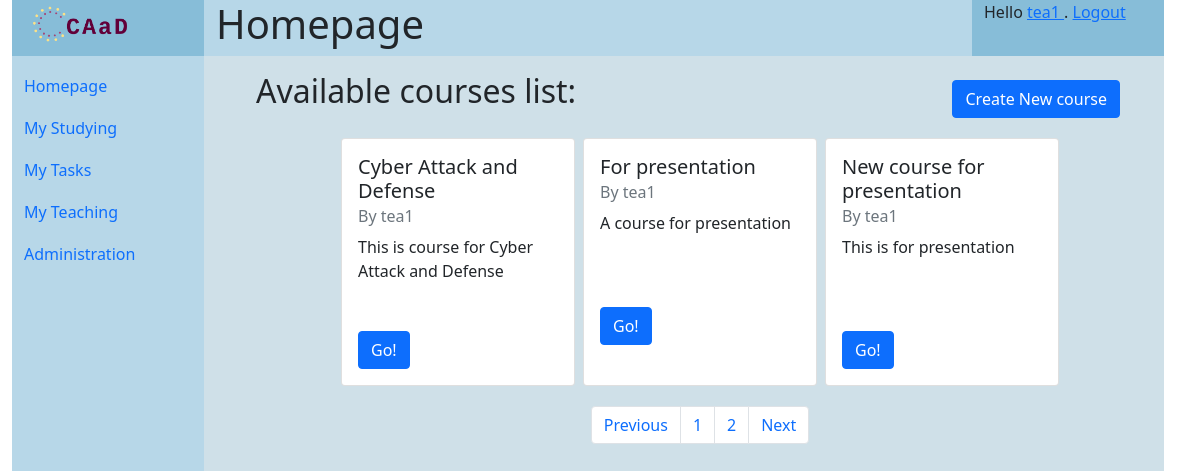
/ (signed in), run on the app's committed database.
### courses/models.py (models this page shows, shortened)
class Course(models.Model):
    name = models.CharField('course name', max_length=32)
    password = models.CharField('joining password', max_length=8)
    description = models.CharField('description', max_length=512)
    is_open = models.BooleanField("Is open to all", default=True)
    create_date = models.DateTimeField('date created up', default=now())
    creator = models.ForeignKey(User, on_delete=models.CASCADE)

### courses/views.py (the view)
# urls.py: path('', courses.views.PlatformHomepageView.as_view(), name='index'),
class PlatformHomepageView(ListView):
    queryset = Course.objects.order_by('name').filter(is_open=True).all()
    paginate_by = 3
    context_object_name = "course_list"
    template_name = "courses/index.html"
    def get_context_data(self, **kwargs):
        context = super().get_context_data(**kwargs)
        context["title"] = "Homepage"
        return context

### templates/courses/index.html
{% extends 'generics/base.html' %}
{% block content %}
<div class="list_courses m-3">
    <div class="container-fluid row">
        <h2 class="col-7">Available courses list:</h2>
        <div class="create_course col-5 d-flex justify-content-end align-items-end ">
            <a href="{% url "courses:course_create" %}" class="btn btn-primary text-wrap">
                Create New course
            </a>
        </div>
    </div>
    <div class="row">
        {% if course_list %}
            <div class="d-flex justify-content-center mt-3">
                {% for course in course_list %}
                <div class="card col-3 m-1">
                <div class="card-body">
                    <h5 class="card-title">{{ course.name }}</h5>
                    <h6 class="card-subtitle mb-2 text-muted">By {{ course.creator.username }}</h6>
                    <p class="card-text" style="height: 5rem;">{{ course.description }}</p>
                    <a href="{% url 'courses:course_homepage' course.pk %}" class="btn btn-primary">Go!</a>
                </div>
                </div>
            {% endfor %}
            </div>
        {% else %}
        <h3 class="d-flex justify-content-evenly mt-5">No courses are available for {{ title }}</h3>
        {% endif %}
    </div>
    {% if page_obj %}
    <nav aria-label="Page navigation example">
    <ul class="pagination d-flex justify-content-center m-3">
        {% if page_obj.has_previous %}
            <li class="page-item"><a class="page-link" href="?page={{ page_obj.previous_page_number }}">Previous</a></li>
            {% else %}
            <li class="page-item"><a class="page-link disabled" href="#" disabled>Previous</a></li>
        {% endif %}
        {% for object in page_obj.paginator.page_range %}
            <li class="page-item">
                <a class="page-link" href="?page={{ forloop.counter }}">{{ forloop.counter }}</a>
            </li>
        {% endfor %}
        {% if page_obj.has_next %}
            <li class="page-item"><a class="page-link" href="?page={{ page_obj.next_page_number }}">Next</a></li>
            {% else %}
            <li class="page-item"><a class="page-link disabled" href="#" disabled>Next</a></li>
        {% endif %}
    </ul>
    </nav>
    {% endif %}
</div>
{% endblock content %}

### templates/generics/base.html (shortened to what this page needs)
{% load static %}
<!DOCTYPE html>
<html>
    <head>
        <link href="{% static 'css/bootstrap.min.css' %}" rel="stylesheet">
        <link rel="stylesheet" href="{% static 'css/base.css' %}">
    </head>
    <body>
<div id="header" class="header container-fluid row">
    <div class="logo col-sm-2 center">
        <a href="{% url 'index' %}"><img src="{% static 'images/logo.png' %}" alt="CAaD" width="" height="50"></a>
    </div>
        <div class="title col-sm-8">
            <h1>{{ title | default:"Fill in title variable" }}<h1>
        </div>
    <div class="user col-sm-2">
        {% block status %}
            {% if user.is_authenticated %}
            Hello
            <a href="{% url 'users:profile' user.username %}">
            {{ user.username }}
            </a>
            . <a href="{% url 'users:logout' %}">Logout</a>
            {% else %}
            Anonymous User. <a href="{% url 'login' %}">Login</a>
            {% endif %}
        {% endblock status %}
    </div>
</div>
<div id="body" class="container-fluid row">
    <div class="navi col-sm-2 flex-fill">
    <nav class="navbar navbar-default" role="navigation">
        <ul class="nav nav-pills flex-column">
            <li class="nav-item">
                <a class="nav-link" href='{% url "index" %}'>Homepage</a>
            </li>
            {% block navigation %}
            <li class="nav-item">
                <a class="nav-link" href='{% url "courses:studying_list_my" %}'>My Studying</a>
            </li>
            <li class="nav-item">
                <a class="nav-link" href='{% url "courses:tasks_list_my" %}'>My Tasks</a>
            </li>
            {% if user.is_staff %}
            <li class="nav-item">
                <a class="nav-link" href='{% url "courses:teaching_list_my" %}'>My Teaching</a>
            </li>
            <li class="nav-item">
                <a class="nav-link" href='{% url "admin:index" %}'>Administration</a>
            </li>
            {% endif %}
            {% endblock %}
        </ul>
    </nav>
    </div>
    <div class="content col-sm-10 container">
    <div class="row align-items-center">
        {% block content%}{% endblock %}
    </div>
    </div>
</div>
    </body>
</html>

### statics/css/base.css (style rules this page uses)
.logo { background-color: #87bdd8; }
.user { background-color: #87bdd8; }
.title { background-color: #b7d7e8; }
#body { min-height: 90vh; }
.navi { background-color: #b7d7e8; }
.nav-link { padding-left: 0; padding-top: 10px; }
.content { background-color: #cfe0e8; border-top: 10px; }

### data on the page
Course: name "Cyber Attack and Defense", creator.username "tea1", description "This is course for Cyber Attack and Defense"
Course: name "For presentation", creator.username "tea1", description "A course for presentation"
Course: name "New course for presentation", creator.username "tea1", description "This is for presentation"

### other printed values
{{ user.username }} "tea1"
